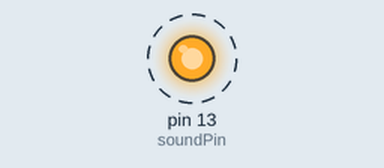
This sketch was run on a simulated Arduino Uno, built with avr-gcc and run on an emulated ATmega328P. Parts: output pins drawn as LEDs (lit = HIGH). Dashed ring = blinking.

Above: at 0.5 s.
Timing chart, 0 to 4.6 s (numbered marks = the images above):
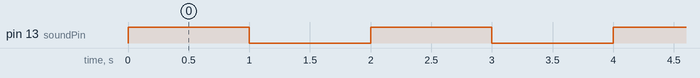

The sketch:

speaker.ino
```cpp
int soundPin = 13;            /* set pin https://images.app.goo.gl/DttfgaPsTV966HvC9  */

void setup(){
  pinMode(soundPin, OUTPUT);
}

void loop(){
  analogWrite(soundPin, 250); /* volume: 0 Disable/ 1-255 Enable */
  delay(1000);                /* delay */
  analogWrite(soundPin, 0);   /* volume disable */
  delay(1000);                /* delay */
}
```

Measured:
- by itself, pin 13 (soundPin): alternates HIGH for 1.0 s and LOW for 1.0 s
